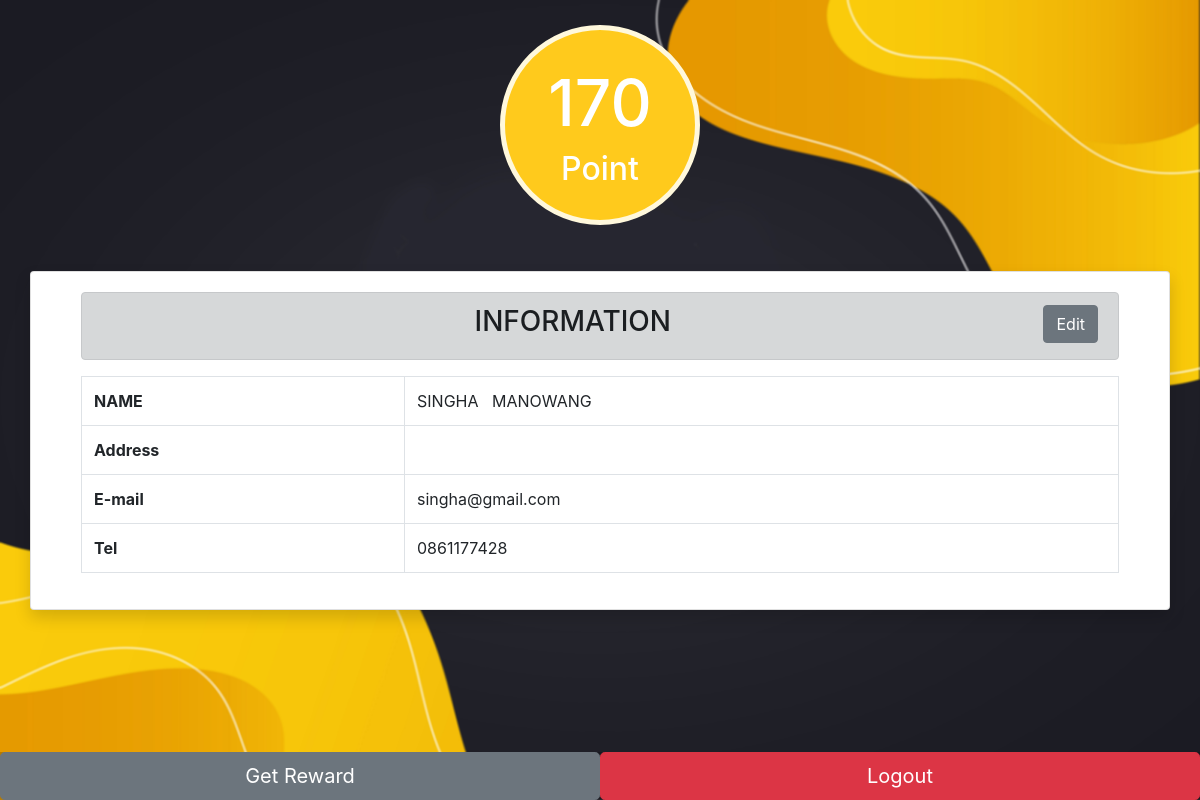
Page /profile.php (signed in) on the earlier database version.
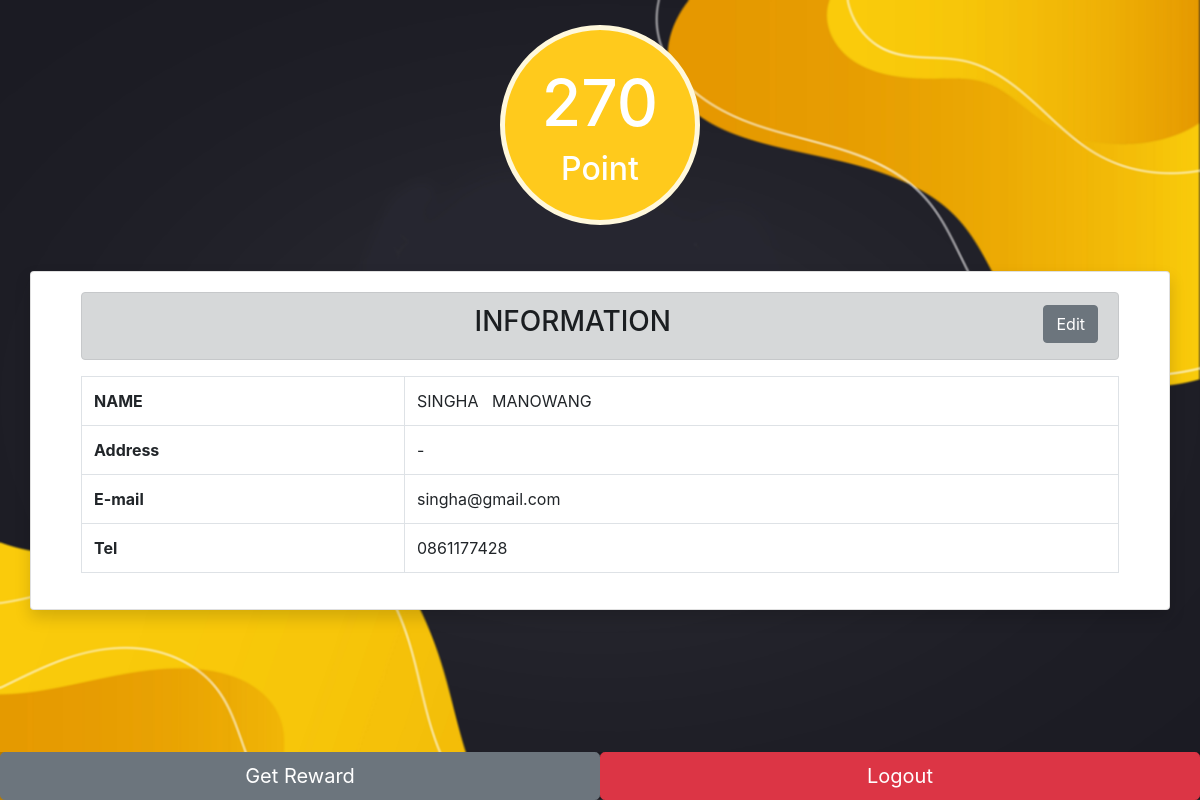
Same page on the later database version.
### tables this page shows
CREATE TABLE `user` (
  `id_user` int(5) NOT NULL COMMENT 'primary key',
  `phone_user` varchar(10) NOT NULL,
  `password_user` varchar(20) NOT NULL,
  `firstname_user` varchar(255) NOT NULL,
  `lastname_user` varchar(255) NOT NULL,
  `address_user` varchar(255) NOT NULL,
  `email_user` varchar(255) NOT NULL,
  `total_point_user` int(5) NOT NULL,
  `img_user` varchar(255) NOT NULL,
  `id_permission_user` int(1) NOT NULL COMMENT 'foreign key'
);

### profile.php (called while the page is built, shortened)
<?php
include './User/component/header.php';
include './User/views/profileUser_modal.php';
include './User/component/footage.php';
?>

### User/models/profileUser.php (called while the page is built)
<?php
require './Mysql/Connect.php';
$id = $_SESSION['id_user'];
$sql = "SELECT * from user where id_user = '$id' ";
$result = mysqli_query($dbcon, $sql);
$detail_user = mysqli_fetch_assoc($result);

### User/views/profileUser_modal.php (the view, shortened to what this page needs)
<?php
require_once './User/models/profileUser.php';
?>
<div class="container d-flex justify-content-center">
    <div class="circle-bg">
        <div class="h1" style="font-size: 4rem;">
            <?php echo $detail_user['total_point_user'] ?>
        </div>
        <h2  style="font-size: 2rem;" >Point</h2>
    </div>
</div>
<div class="container card mt-3 shadow">
    <div class="card-body">
        <div class="col-12">
            <div class="alert alert-dark text-center text-uppercase mb-3">
                <h3>Information <button class="btn btn-secondary  btn-clipboard float-right " data-toggle="modal" data-target="#modal-user-edit-profile">Edit</button></h3>
            </div>
            <table class="table table-bordered ">
                <tbody>
                    <tr class="text-uppercase">
                        <th scope="col">Name</th>
                        <td><?php echo ($detail_user['firstname_user']) .'&nbsp;&nbsp;&nbsp;'. ($detail_user['lastname_user'] ); ?></td>
                    </tr>
                    <tr>
                        <th scope="col">Address</th>
                        <td><?php echo $detail_user['address_user']; ?></td>
                    </tr>
                    <tr>
                        <th>E-mail</th>
                        <td><?php echo $detail_user['email_user']; ?></td>
                    </tr>
                    <tr>
                        <th>Tel</th>
                        <td><?php echo $detail_user['phone_user']; ?></td>
                    </tr>
                </tbody>
            </table>
        </div>
    </div>
</div>
<footer class="page-footer">
    <div>
        <div class="text-center d-flex " style="background-color: rgba(0, 0, 0, 0.2);">
            <a href="reward.php" type="button" class="btn btn-secondary col-6 btn-lg">Get Reward</a>
            <a href="./User/models/logout.php" type="button" class="btn btn-danger col-6 btn-lg">Logout</a>
        </div>
    </div>
</footer>

Differences in the rows shown:
changed user "SINGHA": total_point_user "170" → "270"; address_user (not shown) → "-"
